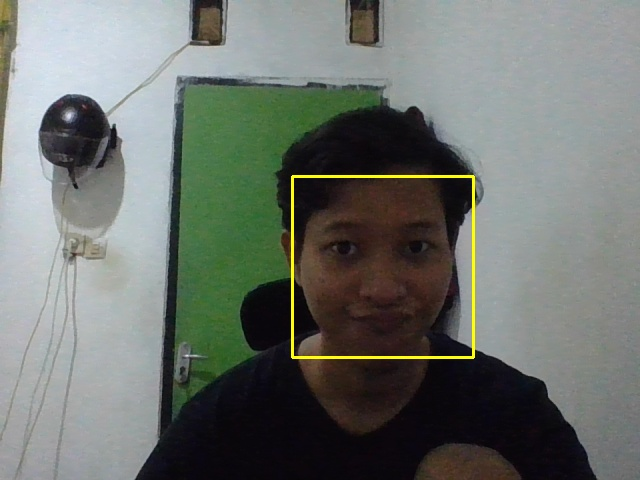
#> input picture datawajah/201011400434_Zulfahmi Trimahardika_06TPLE007_1.jpg, 640 x 480 px; its folder holds only this picture in this run
$ python -i 'Face Attendance - Smart Absensi.py'   (imports and definitions only)
#> lines starting #> are read from the running program, lines starting #| are printed output that depends on the picture
import cv2, os, numpy as np
import tkinter as tk
from PIL import ImageTk, Image
from datetime import datetime

# Dibuat oleh Alvin Aprianto
# Diedit oleh Zulfahmi Trimahardika

def selesai1():
    intructions.config(text="Rekam data selesai")
def selesai2():
    intructions.config(text="Training wajah selesai")
def selesai3():
    intructions.config(text="Terima kasih sudah melakukan absensi")
# [34 lines left out: function rekamDataWajah, not called in this run]

def trainingWajah():
    wajahDir = 'datawajah'
    latihDir = 'latihwajah'

    def getImageLabel(path):
#> called with path = 'datawajah'
        imagePaths = [os.path.join(path, f) for f in os.listdir(path)]
        faceSamples = []
        faceIDs = []
        for imagePath in imagePaths:
            PILimg = Image.open(imagePath).convert('L')
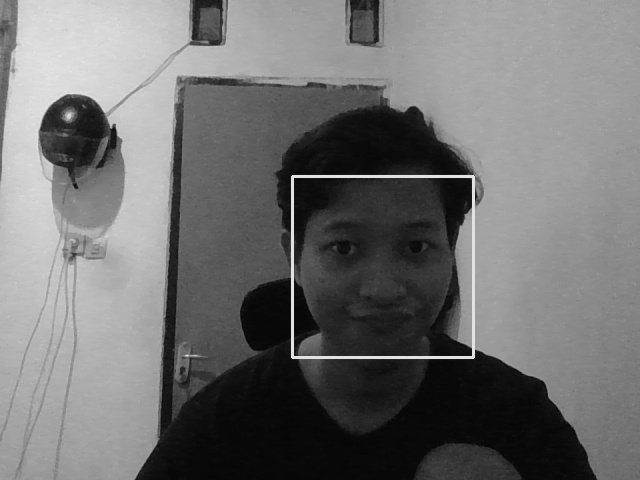
#> PILimg: PIL image 640x480 L; min 2, max 232, mean 112.6
            imgNum = np.array(PILimg, 'uint8')
            faceID = int(os.path.split(imagePath)[-1].split('_')[0])
            faces = faceDetector.detectMultiScale(imgNum)
#> faces = [[288, 180, 181, 181]]
            for (x, y, w, h) in faces:
                faceSamples.append(imgNum[y:y + h, x:x + w])
                faceIDs.append(faceID)
#> this loop made 1 pass
#> after the loop, faceIDs = [201011400434]; faceSamples = 1 item
            return faceSamples, faceIDs

    faceRecognizer = cv2.face.LBPHFaceRecognizer_create()
    faceDetector = cv2.CascadeClassifier('haarcascade_frontalface_default.xml')
    faces, IDs = getImageLabel(wajahDir)
#> faces = 1 item; IDs = [201011400434]
    faceRecognizer.train(faces, np.array(IDs))
    # simpan
    faceRecognizer.write(latihDir + '/training.xml')
    selesai2()

# [62 lines left out: functions markAttendance, absensiWajah, not called in this run]

# GUI
# [1 line not run here, left out]

# Mengatur canvas (window tkinter)
# [1 line that did not run here, left out]
# [2 lines not run here, left out]

# Header
# [1 line that did not run here, left out]
# [1 line not run here, left out]

# Judul
# [1 line that did not run here, left out]
# [1 line not run here, left out]

# Entry data nama
# [1 line that did not run here, left out]
# [1 line not run here, left out]
# [1 line that did not run here, left out]
# [1 line not run here, left out]

# Entry data nim
# [1 line that did not run here, left out]
# [1 line not run here, left out]
# [1 line that did not run here, left out]
# [1 line not run here, left out]

# Entry data kelas
# [1 line that did not run here, left out]
# [1 line not run here, left out]
# [1 line that did not run here, left out]
# [3 lines not run here, left out]

# Tombol untuk rekam data wajah
# [1 line that did not run here, left out]
# [1 line not run here, left out]
Rekam_text = tk.StringVar()
# [10 lines that did not run here, left out]
# [2 lines not run here, left out]

# Tombol untuk training wajah
Rekam_text1 = tk.StringVar()
# [10 lines that did not run here, left out]
# [2 lines not run here, left out]

# Tombol absensi dengan wajah
Rekam_text2 = tk.StringVar()
# [10 lines that did not run here, left out]
# [5 lines not run here, left out]

#> (the run stopped early here; a loop or call above may not have finished)
